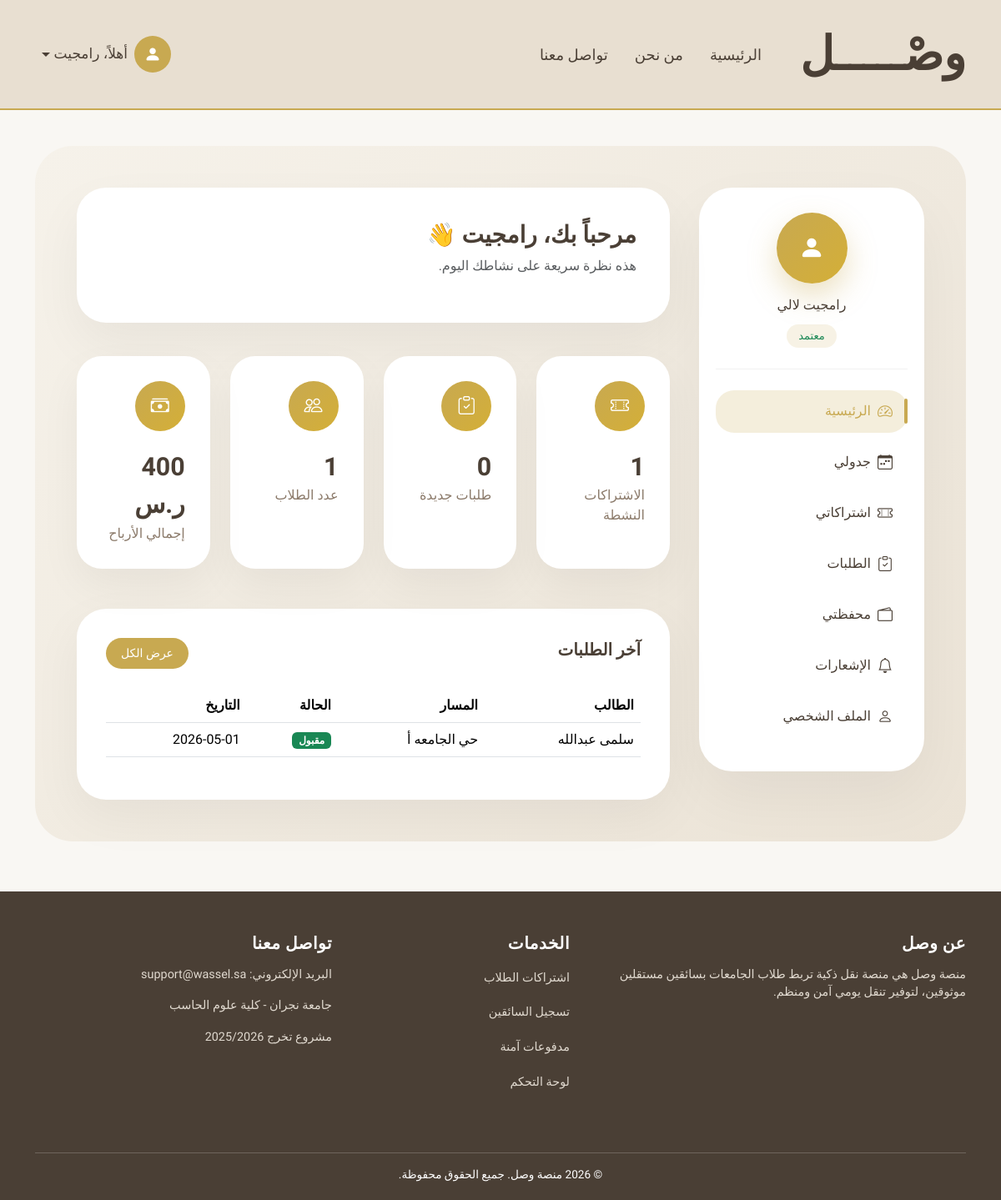
/driver/dashboard/ (signed in), run on an earlier commit of the app's database.
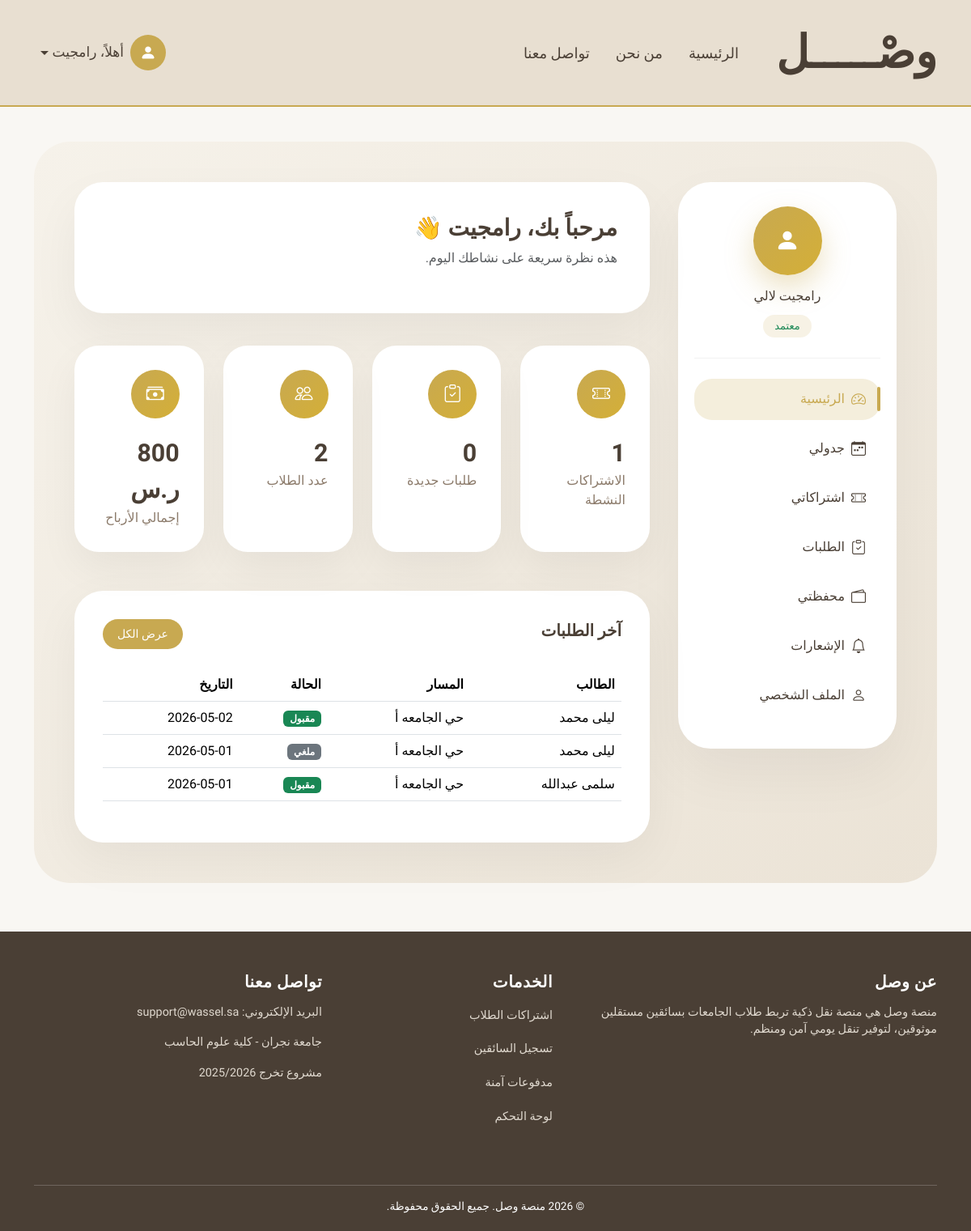
And on a later commit of the database.
### accounts/models.py (models this page shows, shortened)
class User(AbstractUser):
    username = None  # حذفنا username رسميًا
    ROLE_CHOICES = (
        ('student', 'طالب'),
        ('driver', 'سائق'),
        ('admin', 'مدير'),  # 🔥 الجديد
    )
    STATUS_CHOICES = (
        ('active', 'Active'),
        ('banned', 'Banned'),
    )
    ADMIN_LEVELS = (
        (1, "Super Admin"),
        (2, "Manager"),
    )
    admin_level = models.IntegerField(
        choices=ADMIN_LEVELS,
        null=True,
        blank=True
    )
    email = models.EmailField(unique=True)
    role = models.CharField(
        max_length=20,
        choices=ROLE_CHOICES,
        default='student'
    )
    phone = models.CharField(max_length=20)
    city = models.ForeignKey(
        City,
        on_delete=models.PROTECT,
        related_name="users",
        verbose_name="المدينة"
    )
    status = models.CharField(
        max_length=20,
        choices=STATUS_CHOICES,
        default='active'
    )
    USERNAME_FIELD = "email"
    REQUIRED_FIELDS = ["first_name", "last_name", "phone"]
    objects = CustomUserManager()
    @property
    def full_name(self):
        return f"{self.first_name} {self.last_name}"

### subscriptions/models.py (models this page shows, shortened)
class SubscriptionRequest(models.Model):
    STATUS_CHOICES = (
        ("pending", "قيد الانتظار"),
        ("approved", "مقبول"),
        ("rejected", "مرفوض"),
        ("cancelled", "ملغي"),
    )
    student = models.ForeignKey(
        StudentProfile,
        on_delete=models.CASCADE,
        related_name="subscription_requests"
    )
    subscription = models.ForeignKey(
        Subscription,
        on_delete=models.CASCADE,
        related_name="requests"
    )
    status = models.CharField(
        max_length=20,
        choices=STATUS_CHOICES,
        default="pending"
    )
    request_date = models.DateTimeField(auto_now_add=True)
    decision_date = models.DateTimeField(blank=True, null=True)
    price_snapshot = models.DecimalField(
        max_digits=8,
        decimal_places=2,
        blank=True,
        null=True
    )
    note = models.TextField(blank=True, null=True)
    class Meta:
        constraints = [
            models.UniqueConstraint(
                fields=["student", "subscription"],
                condition=Q(status__in=["pending", "approved"]),
                name="unique_active_subscription_request"
            )
        ]

class Subscription(models.Model):
    DURATION_CHOICES = (
        ("monthly", "شهري"),
        ("semester", "فصلي"),
    )
    STATUS_CHOICES = (
        ("active", "Active"),
        ("inactive", "Inactive"),
        ("full", "Full"),
    )
    driver = models.ForeignKey(
        DriverProfile,
        on_delete=models.CASCADE,
        related_name="subscriptions"
    )
    neighborhood = models.CharField(max_length=200)
    price = models.DecimalField(max_digits=8, decimal_places=2)
    seats = models.PositiveIntegerField()
    available_seats = models.PositiveIntegerField()
    duration = models.CharField(
        max_length=20,
        choices=DURATION_CHOICES
    )
    status = models.CharField(
        max_length=20,
        choices=STATUS_CHOICES,
        default="active"
    )
    start_date = models.DateField()
    end_date = models.DateField()
    notes = models.TextField(blank=True, null=True)
    created_at = models.DateTimeField(auto_now_add=True)

### student/models.py (models this page shows, shortened)
class StudentProfile(models.Model):
    GENDER_CHOICES = (
        ("male", "ذكر"),
        ("female", "أنثى"),
    )
    user = models.OneToOneField(
        settings.AUTH_USER_MODEL,
        on_delete=models.CASCADE,
        related_name="student_profile"
    )
    neighborhood = models.CharField(
        max_length=150
    )
    location_url = models.URLField(
        blank=True,
        null=True
    )
    university_name = models.CharField(
        max_length=150
    )
    gender = models.CharField(
        max_length=10,
        choices=GENDER_CHOICES
    )
    created_at = models.DateTimeField(auto_now_add=True)

### driver/views.py (the view)
# urls.py: path("dashboard/", views.driver_dashboard, name="dashboard"),
@login_required
def driver_dashboard(request):
    if request.user.role != "driver":
        return redirect("main:index")
    profile = getattr(request.user, "driver_profile", None)
    if not profile:
        messages.warning(request, "يرجى إكمال بياناتك أولاً.")
        return redirect("driver:profile")
    if profile.verification_status != "approved":
        messages.warning(request, "حسابك غير معتمد حالياً.")
        return redirect("driver:profile")
    subscriptions = Subscription.objects.filter(driver=profile)
    active_subscriptions = subscriptions.filter(status="active").count()
    new_requests = SubscriptionRequest.objects.filter(
        subscription__driver=profile,
        status="pending"
    ).count()
    approved_requests = SubscriptionRequest.objects.filter(
        subscription__driver=profile,
        status="approved"
    )
    students_count = approved_requests.count()
    total_earnings = approved_requests.aggregate(
        total=Sum("price_snapshot")
    )["total"] or 0
    last_requests = SubscriptionRequest.objects.filter(
        subscription__driver=profile
    ).select_related(
        "student__user",
        "subscription"
    ).order_by("-request_date")[:5]
    context = {
        "profile": profile,
        "active_subscriptions": active_subscriptions,
        "new_requests": new_requests,
        "students_count": students_count,
        "total_earnings": total_earnings,
        "last_requests": last_requests,  # 🔥 المهم
    }
    return render(request, "driver/dashboard.html", context)

### driver/templates/driver/dashboard.html (shortened to what this page needs)
{% extends "driver/base_driver.html" %}
{% block driver_content %}
<div class="dashboard-welcome">
    <h3>مرحباً بك، {{ user.first_name }} 👋</h3>
    <p class="text-muted mt-2">
        هذه نظرة سريعة على نشاطك اليوم.
    </p>
</div>
<div class="row g-4 mb-5">
    <div class="col-md-3">
        <div class="stat-card">
            <div class="stat-icon">
                <i class="bi bi-ticket-perforated"></i>
            </div>
            <div class="stat-number">{{ active_subscriptions }}</div>
            <div class="stat-label">الاشتراكات النشطة</div>
        </div>
    </div>
    <div class="col-md-3">
        <div class="stat-card">
            <div class="stat-icon">
                <i class="bi bi-clipboard-check"></i>
            </div>
            <div class="stat-number">{{ new_requests }}</div>
            <div class="stat-label">طلبات جديدة</div>
        </div>
    </div>
    <div class="col-md-3">
        <div class="stat-card">
            <div class="stat-icon">
                <i class="bi bi-people"></i>
            </div>
            <div class="stat-number">{{ students_count }}</div>
            <div class="stat-label">عدد الطلاب</div>
        </div>
    </div>
    <div class="col-md-3">
        <div class="stat-card">
            <div class="stat-icon">
                <i class="bi bi-cash-stack"></i>
            </div>
            <div class="stat-number">{{ total_earnings }} ر.س</div>
            <div class="stat-label">إجمالي الأرباح</div>
        </div>
    </div>
</div>
<div class="section-card">
    <div class="d-flex justify-content-between align-items-center mb-4">
        <h5 class="fw-bold">آخر الطلبات</h5>
        <a href="{% url 'driver:requests' %}" class="btn btn-accent btn-sm">عرض الكل</a>
    </div>
    <div class="table-responsive">
        <table class="table align-middle">
            <thead>
                <tr>
                    <th>الطالب</th>
                    <th>المسار</th>
                    <th>الحالة</th>
                    <th>التاريخ</th>
                </tr>
            </thead>
            <tbody>
            {% if last_requests %}
                {% for req in last_requests %}
                <tr>
                    <td>{{ req.student.user.full_name }}</td>
                    <td>{{ req.subscription.neighborhood }}</td>
                  <td>
                    <span class="badge
                        {% if req.status == 'approved' %}bg-success
                        {% elif req.status == 'pending' %}bg-warning text-dark
                        {% elif req.status == 'rejected' %}bg-danger
                        {% elif req.status == 'cancelled' %}bg-secondary
                        {% else %}bg-dark
                        {% endif %}
                    ">
                        {{ req.get_status_display }}
                    </span>
                </td>
                    <td>{{ req.request_date|date:"Y-m-d" }}</td>
                </tr>
                {% endfor %}
            {% else %}
                <tr>
                    <td colspan="4" class="text-center py-4">
                        🚗 لا يوجد طلبات حالياً
                    </td>
                </tr>
            {% endif %}
            </tbody>
        </table>
    </div>
</div>
{% endblock %}

### driver/templates/driver/base_driver.html (shortened to what this page needs)
{% extends "base.html" %}
{% block content %}
<div class="driver-page-bg">
    <div class="driver-layout">
        <div class="driver-sidebar d-none d-lg-block">
            <div class="driver-profile-box">
                <div class="driver-avatar">
                    <i class="bi bi-person-fill"></i>
                </div>
                <h6 class="mt-3 mb-1">{{ user.get_full_name }}</h6>
                {% if user.driver_profile.verification_status == "approved" %}
                <span class="driver-status text-success">معتمد</span>
                {% elif user.driver_profile.verification_status == "pending" %}
                <span class="driver-status text-warning">قيد المراجعة</span>
                {% elif user.driver_profile.verification_status == "rejected" %}
                <span class="driver-status text-danger">مرفوض</span>
                {% else %}
                <span class="driver-status text-secondary">غير مكتمل</span>
                {% endif %}
            </div>
            <a href="{% url 'driver:dashboard' %}"
                class="driver-link {% if request.resolver_match.url_name == 'dashboard' %}active{% endif %}">
                <i class="bi bi-speedometer2 me-2"></i>
                الرئيسية
            </a>
            <a href="{% url 'driver:schedule' %}"
            class="driver-link {% if request.resolver_match.url_name == 'schedule' %}active{% endif %}">
                <i class="bi bi-calendar-week me-2"></i>
                جدولي
            </a>
            <a href="{% url 'driver:subscriptions' %}"
                class="driver-link {% if request.resolver_match.url_name == 'subscriptions' %}active{% endif %}">
                <i class="bi bi-ticket-perforated me-2"></i>
                اشتراكاتي
            </a>
            <a href="{% url 'driver:requests' %}"
                class="driver-link {% if request.resolver_match.url_name == 'requests' %}active{% endif %}">
                <i class="bi bi-clipboard-check me-2"></i>
                الطلبات
            </a>
            <a href="{% url 'payment:wallet' %}"
            class="driver-link {% if request.resolver_match.url_name == 'wallet' %}active{% endif %}">
                <i class="bi bi-wallet2 me-2"></i>
                محفظتي
            </a>
            <a href="{% url 'driver:notifications' %}"
                class="driver-link {% if request.resolver_match.url_name == 'notifications' %}active{% endif %}">
                <i class="bi bi-bell me-2"></i>
                الإشعارات
            </a>
            <a href="{% url 'driver:profile' %}"
                class="driver-link {% if request.resolver_match.url_name == 'profile' %}active{% endif %}">
                <i class="bi bi-person me-2"></i>
                الملف الشخصي
            </a>
        </div>
        <div class="driver-content">
            {% block driver_content %}{% endblock %}
        </div>
    </div>
</div>
{% endblock %}

### templates/base.html (shortened to what this page needs)
{% load static %}
<!DOCTYPE html>
<html lang="ar" dir="rtl">
<head>
    <link href="https://cdn.jsdelivr.net/npm/bootstrap-icons/font/bootstrap-icons.css" rel="stylesheet">
    <link href="https://cdn.jsdelivr.net/npm/bootstrap@5.3.2/dist/css/bootstrap.rtl.min.css" rel="stylesheet">
</head>
<body>
    <nav class="navbar navbar-expand-lg fixed-top custom-navbar">
        <div class="container">
            <a class="navbar-brand" href="{% url 'main:index' %}">وصْـــــل</a>
            <div class="collapse navbar-collapse" id="navbarNav">
                <ul class="navbar-nav align-items-center me-auto">
                    <li class="nav-item mx-2">
                        <a class="nav-link {% if request.resolver_match.url_name == 'index' %}active-link{% endif %}"
                            href="{% url 'main:index' %}">
                            الرئيسية
                        </a>
                    </li>
                    <li class="nav-item mx-2">
                        <a class="nav-link {% if request.resolver_match.url_name == 'about' %}active-link{% endif %}"
                            href="{% url 'main:about' %}">
                            من نحن
                        </a>
                    </li>
                    <li class="nav-item mx-2">
                        <a class="nav-link {% if request.resolver_match.url_name == 'contact' %}active-link{% endif %}"
                            href="{% url 'main:contact' %}">
                            تواصل معنا
                        </a>
                    </li>
                </ul>
                <ul class="navbar-nav align-items-center">
                    {% if user.is_authenticated %}
                    <li class="nav-item dropdown user-dropdown">
                        <a class="nav-link dropdown-toggle d-flex align-items-center user-trigger" href="#"
                            role="button" data-bs-toggle="dropdown" aria-expanded="false">
                            <div class="user-icon">
                                <i class="bi bi-person-fill"></i>
                            </div>
                            <span class="user-name ms-2">
                                أهلاً، {{ user.first_name }}
                            </span>
                        </a>
                    </li>
                    {% endif %}
                </ul>
            </div>
        </div>
    </nav>
    <main class="container">
                    {% block content %}
                    {% endblock %}
    </main>
    <footer>
        <div class="container">
            <div class="row">
                <div class="col-md-5 mb-4">
                    <h5>عن وصل</h5>
                    <p>
                        منصة وصل هي منصة نقل ذكية تربط طلاب الجامعات
                        بسائقين مستقلين موثوقين، لتوفير تنقل يومي آمن ومنظم.
                    </p>
                </div>
                <div class="col-md-3 mb-4">
                    <h5>الخدمات</h5>
                    <ul class="list-unstyled">
                        <li><a href="#">اشتراكات الطلاب</a></li>
                        <li><a href="#">تسجيل السائقين</a></li>
                        <li><a href="#">مدفوعات آمنة</a></li>
                        <li><a href="#">لوحة التحكم</a></li>
                    </ul>
                </div>
                <div class="col-md-4 mb-4">
                    <h5>تواصل معنا</h5>
                    <p>البريد الإلكتروني: support@wassel.sa</p>
                    <p>جامعة نجران - كلية علوم الحاسب</p>
                    <p>مشروع تخرج 2025/2026</p>
                </div>
            </div>
            <div class="footer-bottom">
                © 2026 منصة وصل. جميع الحقوق محفوظة.
            </div>
        </div>
    </footer>
</body>
</html>

What changed in the data, as far as the page shows it:
added SubscriptionRequest: student.user.full_name "ليلى محمد", subscription.neighborhood "حي الجامعه أ", status "مقبول", request_date "2026-05-02"
added SubscriptionRequest: student.user.full_name "ليلى محمد", subscription.neighborhood "حي الجامعه أ", status "ملغي", request_date "2026-05-01"
Also different on the page:
{{ students_count }}: "1" → "2"
{{ total_earnings }}: "400" → "800"
